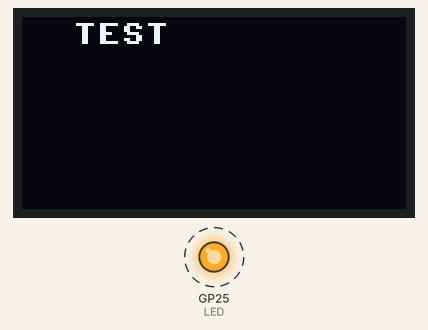
Simulated run of this program. Board: Raspberry Pi Pico running MicroPython. Parts: 128×64 one-colour display, output pins drawn as LEDs (lit = HIGH). Dashed ring = blinking. Library files of the repository ran but are not shown: ssd1306.py; what the program prints to the serial console is not drawn.

Above: at 0.1 s.
At 2.2 s:
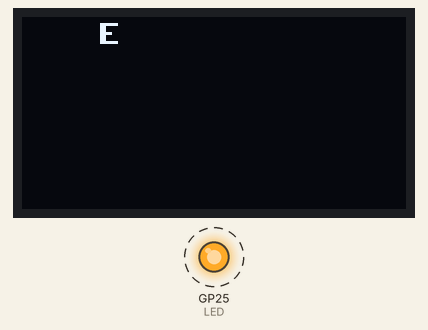
At 4.2 s:
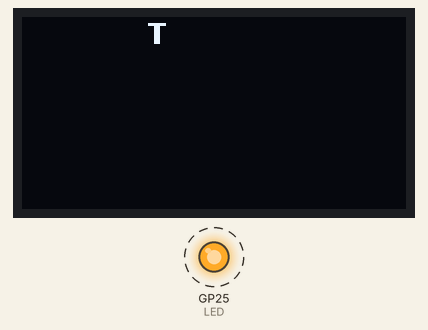
At 8.3 s:
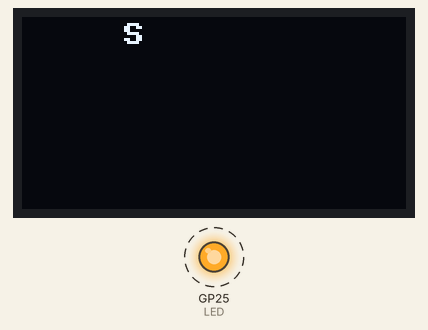
Timing chart, 0 to 40.0 s (numbered marks = the images above):
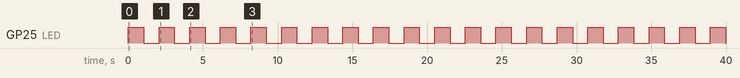

The program:

oled_display_ssd1306.py
```python
from machine import Pin, I2C
# need to create ssd1306.py file and upload it to pico manually
import ssd1306
import utime

status = 0
def text():
    global status
    if status == 0:
        status += 1
        return "TEST"
    elif status == 1:
        status += 1
        return "T   "
    elif status == 2:
        status += 1
        return " E  "
    elif status == 3:
        status += 1
        return "  S "
    elif status == 4:
        status = 0
        return "   T"
    else:
        # unknown status
        status = 0
        return "TEST"

LED = Pin("LED", Pin.OUT)
i2c = I2C(0, sda=Pin(16), scl=Pin(17))

addr = i2c.scan()
print("OLED I2C Address = " + hex(addr[0]))

display = ssd1306.SSD1306_I2C(128, 64, i2c)

while True:
    LED.toggle()

    display.fill(0) # delete all

    display.text(text(), 17, 2, True)

    display.show()

    utime.sleep(1)

print("done")
```

Measured:
- by itself, GP25 (LED): alternates HIGH for 1.0 s and LOW for 1.0 s
- by itself, everything shown: repeats every 10.2 s, in 10 steps
- what the display in image 1 shows lasts 1.0 s, from 2.1 s to 3.1 s
